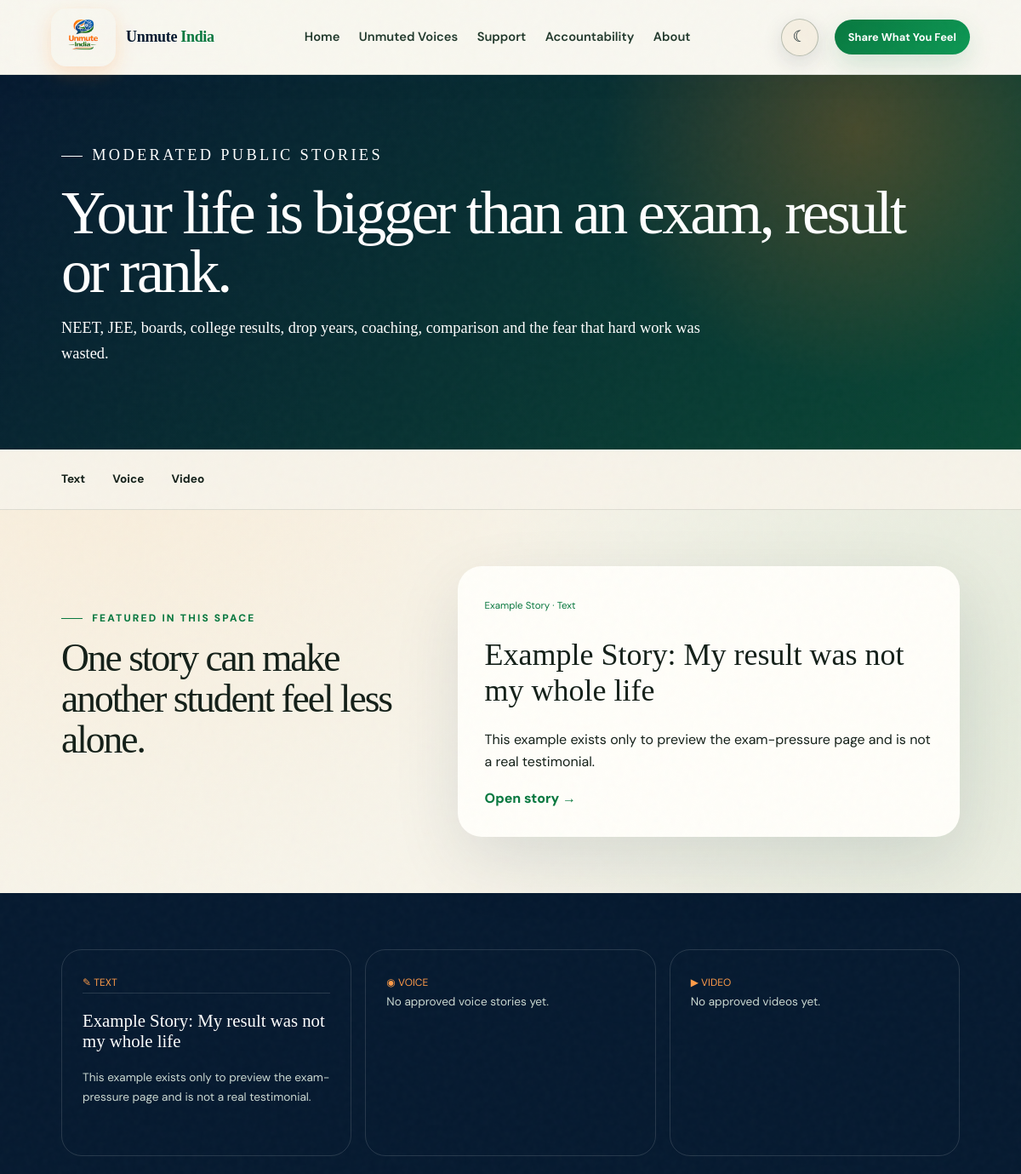
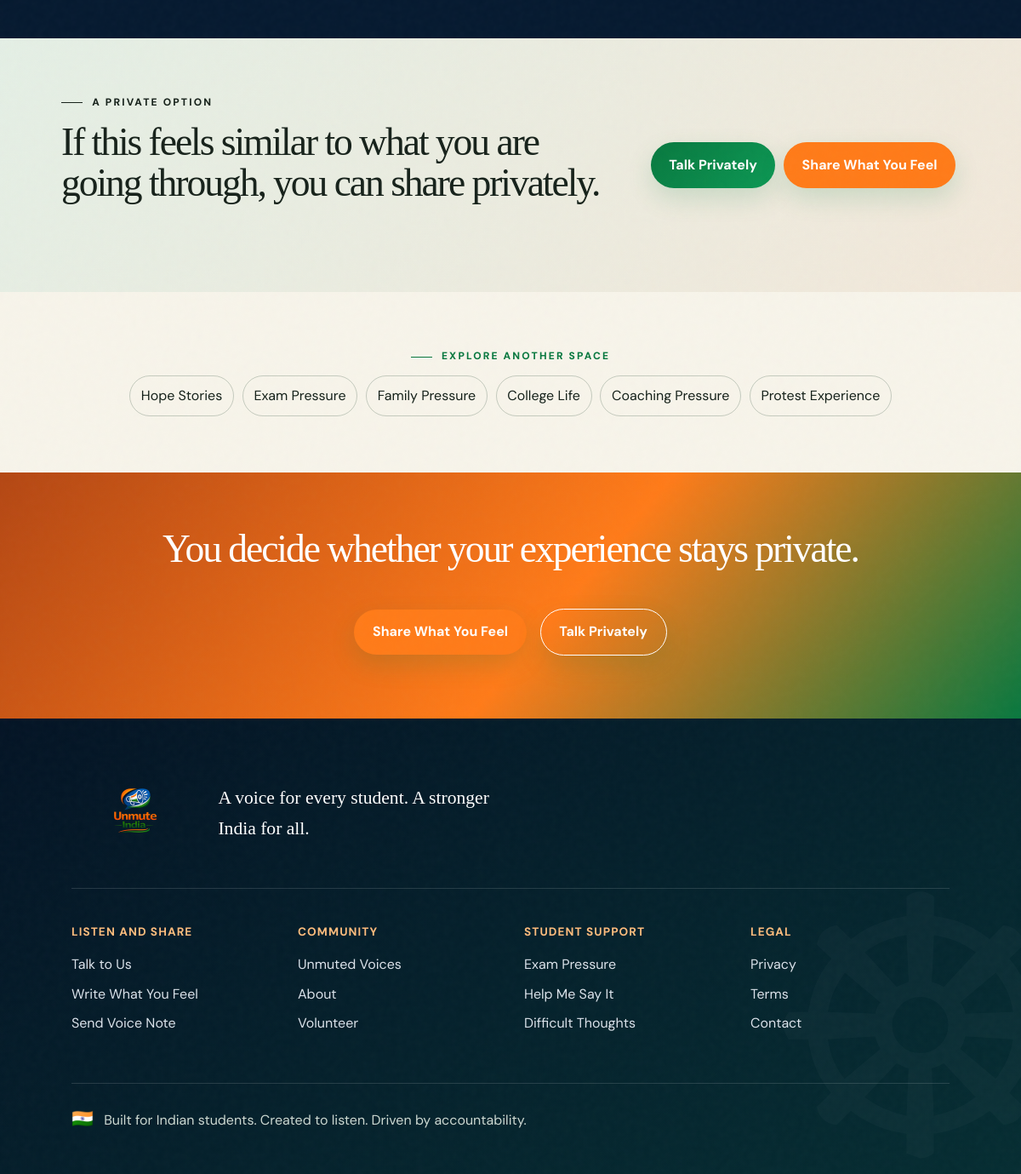
Screenshot of /stories/exam-pressure/ with the database file from the repository (2 pictures, top to bottom).
### indiaApp/models.py (models this page shows, shortened)
class TimeStampedModel(models.Model):
    created_at = models.DateTimeField(auto_now_add=True)
    updated_at = models.DateTimeField(auto_now=True)
    class Meta:
        abstract = True

class Story(TimeStampedModel):
    MODES = [('support','Support only'),('advice','Advice welcome'),('none','No comments')]
    FORMATS = [('text','Text'),('voice','Voice'),('video','Video')]
    TOPICS = [('heard','Needed to be heard'),('alone','I thought I was alone'),('listened','Someone listened to me'),('hope','I did not give up'),('message','To another student'),('exam','Exam pressure'),('family','Family pressure'),('college','College life'),('coaching','Coaching pressure'),('protest','Protest experience')]
    title = models.CharField(max_length=140, blank=True)
    body = models.TextField()
    slug = models.SlugField(unique=True)
    display_name = models.CharField(max_length=80, blank=True)
    age_group = models.CharField(max_length=40, blank=True)
    state = models.CharField(max_length=80, blank=True)
    story_format = models.CharField(max_length=10, choices=FORMATS, default='text', db_index=True)
    topic = models.CharField(max_length=20, choices=TOPICS, default='heard', db_index=True)
    public_media = models.FileField(upload_to='stories/', blank=True, validators=[FileExtensionValidator(['mp3','m4a','wav','ogg','webm','mp4','mov'])])
    transcript = models.TextField(blank=True)
    duration = models.CharField(max_length=12, blank=True)
    content_warning = models.CharField(max_length=180, blank=True)
    face_hidden = models.BooleanField(default=False)
    audio_only = models.BooleanField(default=False)
    approved = models.BooleanField(default=False, db_index=True)
    comment_mode = models.CharField(max_length=10, choices=MODES, default='support')
    moderation_status = models.CharField(max_length=12, choices=[('draft','Draft'),('review','Pending Review'),('published','Published'),('rejected','Rejected'),('archived','Archived')], default='review', db_index=True)
    public_consent = models.BooleanField(default=False, db_index=True)
    privacy_review_complete = models.BooleanField(default=False, db_index=True)
    location_consented = models.BooleanField(default=False)
    published_at = models.DateTimeField(null=True, blank=True, db_index=True)
    removed_at = models.DateTimeField(null=True, blank=True, db_index=True)
    featured = models.BooleanField(default=False, db_index=True)
    thumbnail = models.ImageField(upload_to='story_thumbnails/', blank=True)
    is_demo = models.BooleanField(default=False, db_index=True)

### indiaApp/views.py (the view)
# urls.py: path('stories/exam-pressure/', views.story_topic_page, {'topic':'exam'}, name='exam_pressure_stories'),
def story_topic_page(request, topic):
    if topic not in TOPIC_PAGES: return redirect('stories')
    template,title=TOPIC_PAGES[topic]
    queryset=public_stories().filter(topic=topic)
    page=Paginator(queryset,9).get_page(request.GET.get('page'))
    return render(request,template,{'page_obj':page,'stories':page.object_list,'featured':queryset.first(),'text_stories':queryset.filter(story_format='text')[:4],'voice_stories':queryset.filter(story_format='voice')[:3],'video_stories':queryset.filter(story_format='video')[:3],'topic_title':title,'topic_key':topic})

### indiaApp/views.py (called while the page is built)
def public_stories():
    return Story.objects.filter(approved=True, moderation_status='published', public_consent=True, privacy_review_complete=True, removed_at__isnull=True).annotate(reaction_count=Count('reactions', distinct=True), comment_count=Count('comments', filter=Q(comments__approved=True,comments__status='approved',comments__removed_at__isnull=True), distinct=True)).order_by('-featured','-published_at','-created_at')

### templates/stories/exam_pressure.html
{% extends 'stories/topic_base.html' %}{% load static %}{% block topic_css %}<meta name="description" content="Approved student stories about exam pressure, results, coaching and expectations."><link rel="stylesheet" href="{% static 'css/stories/exam_pressure.css' %}">{% endblock %}{% block topic_heading %}Your life is bigger than an exam, result or rank.{% endblock %}{% block topic_intro %}NEET, JEE, boards, college results, drop years, coaching, comparison and the fear that hard work was wasted.{% endblock %}{% block topic_support %}<section class="topic-support-panel"><div><p class="eyebrow">A PRIVATE OPTION</p><h2>If this feels similar to what you are going through, you can share privately.</h2></div><div><a class="pill" href="{% url 'talk' %}">Talk Privately</a><a class="pill saffron" href="{% url 'share' 'text' %}">Share What You Feel</a></div></section>{% endblock %}{% block topic_js %}<script src="{% static 'js/stories/exam_pressure.js' %}" defer></script>{% endblock %}

### templates/stories/topic_base.html
{% extends 'base.html' %}{% load static %}{% block title %}{{ topic_title }} | Unmute India{% endblock %}{% block css %}{% block topic_css %}{% endblock %}{% endblock %}{% block content %}<header class="topic-hero topic-{{ topic_key }}"><div><p class="eyebrow">MODERATED PUBLIC STORIES</p><h1>{% block topic_heading %}{{ topic_title }}{% endblock %}</h1><p>{% block topic_intro %}Approved student experiences shared with clear public consent.{% endblock %}</p></div></header>{% include 'stories/_collection_nav.html' with active=topic_key %}<section class="topic-feature"><div><p class="eyebrow green">FEATURED IN THIS SPACE</p><h2>One story can make another student feel less alone.</h2></div>{% if featured %}<article><span>{% if featured.is_demo %}Example Story · {% endif %}{{ featured.get_story_format_display }}</span><h3>{{ featured.title|default:'Something I chose to share' }}</h3><p>{{ featured.body|truncatewords:55 }}</p><a href="{% url 'story_detail' featured.slug %}">Open story →</a></article>{% else %}<div class="topic-empty"><h3>No public stories in this space yet.</h3><p>Nothing becomes public without clear permission and staff approval.</p></div>{% endif %}</section><section class="topic-formats"><div class="topic-column"><span>✎ TEXT</span>{% for story in text_stories %}<a href="{% url 'story_detail' story.slug %}"><h3>{{ story.title|default:'Anonymous text story' }}</h3><p>{{ story.body|truncatewords:22 }}</p></a>{% empty %}<p>No approved text stories yet.</p>{% endfor %}</div><div class="topic-column"><span>◉ VOICE</span>{% for story in voice_stories %}<a href="{% url 'story_detail' story.slug %}"><h3>{{ story.title|default:'Anonymous voice story' }}</h3><p>{{ story.duration|default:'Transcript and controls on story page' }}</p></a>{% empty %}<p>No approved voice stories yet.</p>{% endfor %}</div><div class="topic-column"><span>▶ VIDEO</span>{% for story in video_stories %}<a href="{% url 'story_detail' story.slug %}"><h3>{{ story.title|default:'Anonymous video story' }}</h3><p>{{ story.duration|default:'Open the moderated video story' }}</p></a>{% empty %}<p>No approved videos yet.</p>{% endfor %}</div></section>{% block topic_support %}{% endblock %}<section class="related-topics"><p class="eyebrow green">EXPLORE ANOTHER SPACE</p><div><a href="{% url 'hope_stories' %}">Hope Stories</a><a href="{% url 'exam_pressure_stories' %}">Exam Pressure</a><a href="{% url 'family_pressure_stories' %}">Family Pressure</a><a href="{% url 'college_life_stories' %}">College Life</a><a href="{% url 'coaching_pressure_stories' %}">Coaching Pressure</a><a href="{% url 'protest_experience_stories' %}">Protest Experience</a></div></section><section class="topic-final"><h2>You decide whether your experience stays private.</h2><a class="pill saffron" href="{% url 'talk' %}">Share What You Feel</a><a class="pill ghost" href="{% url 'talk' %}">Talk Privately</a></section>{% endblock %}{% block js %}{% block topic_js %}{% endblock %}{% endblock %}

### static/css/base.css (style rules this page uses)
:root { --navy:#081a2f;--blue:#14213d;--cream:#fff9f0;--paper:#fffdf8;--peach:#ffe7d6;--lav:#e9e3ff;--green:#138808;--softgreen:#e4f4ea;--orange:#ff7a00;--ink:#20242a;--muted:#606873;--shadow:0 20px 60px #14213d14;--radius:26px }
html { scroll-behavior:smooth }
* { box-sizing:border-box }
body { margin:0;background:var(--cream);color:var(--ink);font-family:'DM Sans',system-ui,sans-serif;line-height:1.65 }
body,header,section,footer { transition:background .25s,color .25s }
a { color:inherit;text-decoration:none }
.pill { display:inline-flex;align-items:center;justify-content:center;border:0;border-radius:999px;padding:.85rem 1.35rem;background:var(--green);color:white;font:inherit;font-weight:700;cursor:pointer }
.pill.saffron { background:var(--orange) }
.pill.ghost { background:transparent;border:1px solid currentColor }
.eyebrow { font-size:.75rem;letter-spacing:.18em;font-weight:800 }
.eyebrow.green { color:var(--green) }
h1,h2,h3,p { margin-top:0 }
h1 { font-size:clamp(2.7rem,6vw,6.4rem);line-height:.96;letter-spacing:-.06em }
h2 { font-size:clamp(2.15rem,4.5vw,4.6rem);line-height:1.08;letter-spacing:-.05em }
section { padding:clamp(4.5rem,9vw,9rem) clamp(1.2rem,7vw,7.5rem) }
:root { --navy:#061a30;--blue:#073f7d;--cream:#f7f4ea;--paper:#fffef9;--peach:#fff0df;--lav:#e8edf4;--green:#08783f;--softgreen:#e7f1e5;--orange:#ff7b19;--ink:#142019;--muted:#637065;--gold:#d7a548;--shadow:0 28px 80px #06243a1c;--radius:32px }
body { background:radial-gradient(circle at 8% 15%,#ffca8b30,transparent 26%),radial-gradient(circle at 92% 30%,#64a67c24,transparent 25%),var(--cream) }
.pill { background:linear-gradient(135deg,#08783f,#0d9854);box-shadow:0 12px 30px #08783f28;transition:transform .25s,box-shadow .25s }
.eyebrow::before { content:"";display:inline-block;width:25px;height:1px;background:currentColor;vertical-align:middle;margin-right:.7rem }
h1,h2 { font-family:Georgia,'Times New Roman',serif;font-weight:500;letter-spacing:-.045em }

### static/css/stories/exam_pressure.css (style rules this page uses)
.topic-exam { background:radial-gradient(circle at 84% 15%,#ff7b1940,transparent 28%),linear-gradient(130deg,#061a30,#0a4834) }

### static/css/responsive.css (style rules this page uses)
section { padding: clamp(3.5rem,5.5vw,5.75rem) clamp(1.2rem,6vw,6rem) !important; }
section h2 { font-size: clamp(2.2rem,3.8vw,4rem) !important; line-height: 1.06 !important; }
section h3 { line-height: 1.2; }

### static/css/stories/topics.css (style rules this page uses)
.topic-hero { min-height:440px;display:flex;align-items:center;padding:clamp(3rem,6vw,6rem);background:radial-gradient(circle at 85% 20%,#ff7b1938,transparent 25%),linear-gradient(130deg,#031523,#0a4631);color:#fff }
.topic-hero>div { max-width:1050px }
.topic-hero h1 { font-size:clamp(3rem,6vw,6rem);margin:.6rem 0 1rem }
.topic-hero p { max-width:760px;font:1.15rem/1.65 Georgia }
.topic-feature { display:grid;grid-template-columns:.8fr 1.2fr;gap:6vw;align-items:center }
.topic-feature article,.topic-empty { padding:2rem;border-radius:28px;background:var(--paper);box-shadow:var(--shadow) }
.topic-feature article>span { color:var(--green);font-size:.72rem }
.topic-feature h3 { font:clamp(1.7rem,3vw,3rem) Georgia;margin:1.5rem 0 }
.topic-feature a { color:var(--green);font-weight:800 }
.topic-formats { display:grid;grid-template-columns:repeat(3,1fr);gap:1rem;background:#061a30;color:#fff }
.topic-column { padding:1.5rem;border:1px solid #fff2;border-radius:24px }
.topic-column>span { color:#ff9b48;font-size:.75rem }
.topic-column a { display:block;padding:1.2rem 0;border-top:1px solid #fff2 }
.topic-column h3 { font:1.3rem Georgia }
.topic-column p { color:#cbd9d2;font-size:.85rem }
.related-topics { text-align:center }
.related-topics>div { display:flex;justify-content:center;gap:.6rem;flex-wrap:wrap }
.related-topics a { padding:.6rem .8rem;border:1px solid #2947333d;border-radius:999px }
.topic-final { text-align:center;background:linear-gradient(130deg,#b44714,#ff7b19 55%,#08783f);color:#fff }
.topic-final .pill { margin:.5rem }
.topic-support-panel { display:grid;grid-template-columns:1fr auto;gap:2rem;align-items:center;background:linear-gradient(130deg,#e4efe5,#f2e8da);color:#17221b }
.topic-support-panel .pill { margin:.3rem }

### rows the page displays
Story: story_format "Text", title "Example Story: My result was not my whole life", body "This example exists only to preview the exam-pressure page and is not a real testimonial."
